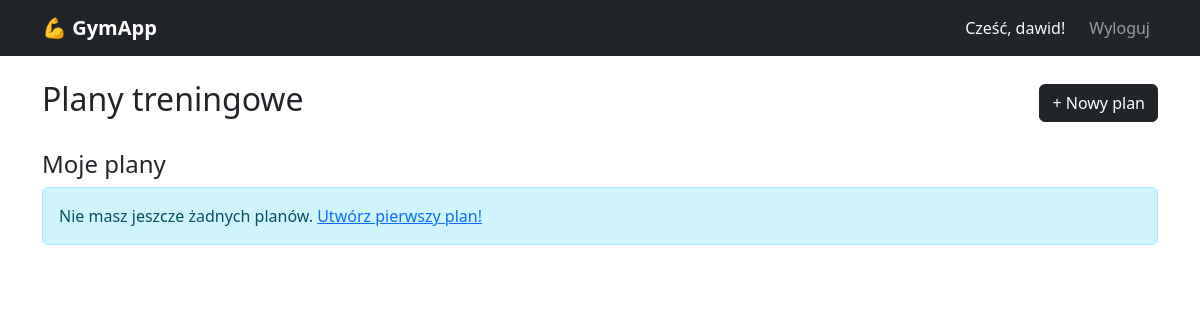
Before: /plany/ (signed in) with the older database file.
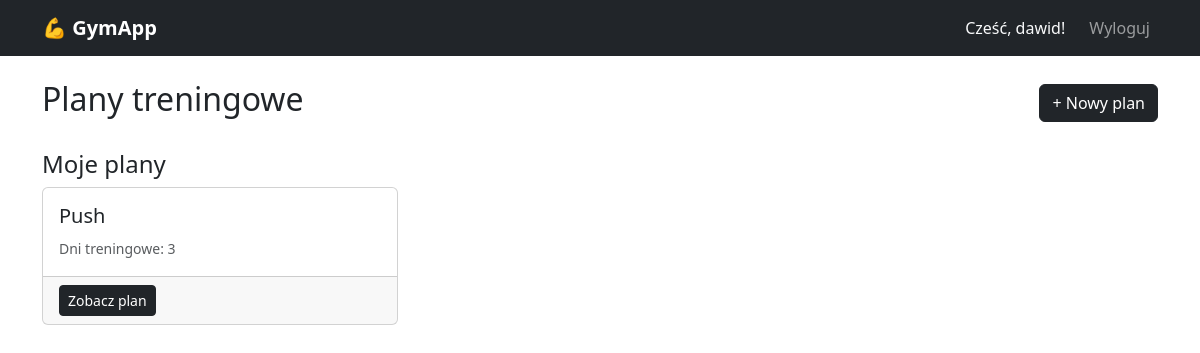
After: the same page with the newer database file.
### tracker/models.py (models this page shows, shortened)
class PlanTreningowy(models.Model):
    nazwa = models.CharField(max_length=100)
    opis = models.TextField(blank=True)
    uzytkownik = models.ForeignKey(User, on_delete=models.CASCADE)
    data_utworzenia = models.DateTimeField(auto_now_add=True)
    czy_publiczny = models.BooleanField(default=False)
    class Meta:
        verbose_name = 'Plan treningowy'
        verbose_name_plural = 'Plany treningowe'

### tracker/views.py (the view)
# urls.py: path('plany/', views.lista_planow, name='lista_planow'),
@login_required
def lista_planow(request):
    moje_plany = PlanTreningowy.objects.filter(uzytkownik=request.user)
    publiczne_plany = PlanTreningowy.objects.filter(czy_publiczny=True).exclude(uzytkownik=request.user)
    return render(request, 'tracker/lista_planow.html', {
        'moje_plany': moje_plany,
        'publiczne_plany': publiczne_plany,
    })

### tracker/templates/tracker/lista_planow.html (shortened to what this page needs)
{% extends 'base.html' %}
{% block zawartosc %}
<div class="d-flex justify-content-between align-items-center mb-4">
    <h2>Plany treningowe</h2>
    <a href="{% url 'dodaj_plan' %}" class="btn btn-dark">+ Nowy plan</a>
</div>
<h4>Moje plany</h4>
{% if moje_plany %}
<div class="row mb-4">
    {% for plan in moje_plany %}
    <div class="col-md-4 mb-3">
        <div class="card h-100">
            <div class="card-body">
                <h5 class="card-title">{{ plan.nazwa }}</h5>
                <p class="card-text">
                    <small class="text-muted">
                        Dni treningowe: {{ plan.dni.count }}
                    </small>
                </p>
            </div>
            <div class="card-footer">
                <a href="{% url 'szczegoly_planu' plan.pk %}" class="btn btn-dark btn-sm">Zobacz plan</a>
            </div>
        </div>
    </div>
    {% endfor %}
</div>
{% else %}
<div class="alert alert-info mb-4">
    Nie masz jeszcze żadnych planów. <a href="{% url 'dodaj_plan' %}">Utwórz pierwszy plan!</a>
</div>
{% endif %}
{% endblock %}

Changed rows visible on the page:
added PlanTreningowy: nazwa "Push", dni.count "3"
Other visible differences:
text no longer shown: "Nie masz jeszcze żadnych planów. Utwórz pierwszy plan!"
